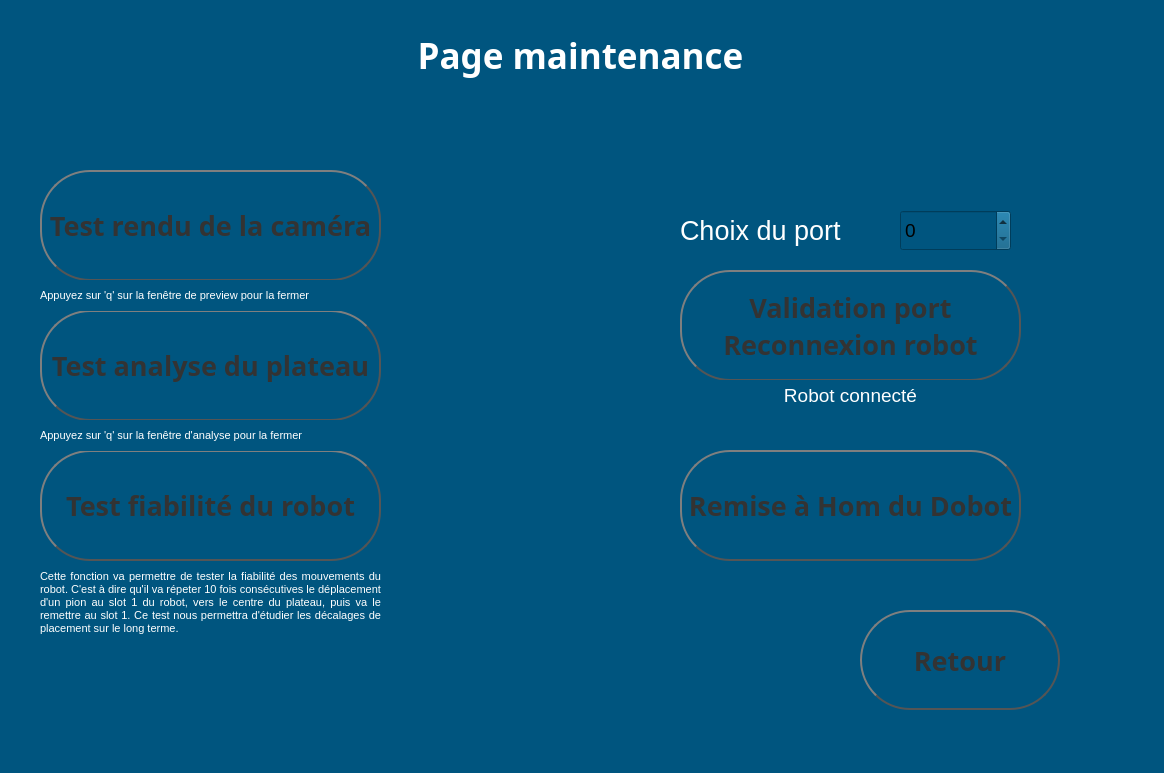
<?xml version="1.0" encoding="UTF-8"?>
<ui version="4.0">
 <class>maintenance</class>
 <widget class="QMainWindow" name="maintenance">
  <property name="geometry">
   <rect>
    <x>0</x>
    <y>0</y>
    <width>1164</width>
    <height>773</height>
   </rect>
  </property>
  <property name="maximumSize">
   <size>
    <width>1164</width>
    <height>2581</height>
   </size>
  </property>
  <property name="font">
   <font>
    <family>PMingLiU-ExtB</family>
    <pointsize>12</pointsize>
   </font>
  </property>
  <property name="contextMenuPolicy">
   <enum>Qt::NoContextMenu</enum>
  </property>
  <property name="windowTitle">
   <string>TIC TAC TOE</string>
  </property>
  <property name="windowIcon">
   <iconset>
    <normaloff>71UU+enQH9L._AC_SY355_.jpg</normaloff>71UU+enQH9L._AC_SY355_.jpg</iconset>
  </property>
  <property name="layoutDirection">
   <enum>Qt::LeftToRight</enum>
  </property>
  <property name="styleSheet">
   <string notr="true">background-color: rgb(0, 85, 127);</string>
  </property>
  <widget class="QWidget" name="centralwidget">
   <widget class="QLabel" name="lbhome">
    <property name="geometry">
     <rect>
      <x>360</x>
      <y>0</y>
      <width>441</width>
      <height>111</height>
     </rect>
    </property>
    <property name="font">
     <font>
      <family>PMingLiU-ExtB</family>
      <pointsize>26</pointsize>
      <weight>75</weight>
      <bold>true</bold>
     </font>
    </property>
    <property name="styleSheet">
     <string notr="true">color: rgb(255, 255, 255);</string>
    </property>
    <property name="text">
     <string>Page maintenance</string>
    </property>
    <property name="alignment">
     <set>Qt::AlignCenter</set>
    </property>
   </widget>
   <widget class="QPushButton" name="btnReturn">
    <property name="geometry">
     <rect>
      <x>860</x>
      <y>610</y>
      <width>200</width>
      <height>100</height>
     </rect>
    </property>
    <property name="font">
     <font>
      <family>Bahnschrift Light Condensed</family>
      <pointsize>20</pointsize>
      <weight>75</weight>
      <bold>true</bold>
     </font>
    </property>
    <property name="autoFillBackground">
     <bool>false</bool>
    </property>
    <property name="styleSheet">
     <string notr="true">color: #333;
    border: 2px solid #555;
    border-radius: 50px;
    border-style: outset;
    background: qradialgradient(
        cx: 0.3, cy: -0.4, fx: 0.3, fy: -0.4,
        radius: 1.35, stop: 0 #fff, stop: 1 #888
        );
    padding: 5px;</string>
    </property>
    <property name="text">
     <string>Retour</string>
    </property>
    <property name="icon">
     <iconset theme="return">
      <normaloff>.</normaloff>.</iconset>
    </property>
    <property name="iconSize">
     <size>
      <width>50</width>
      <height>50</height>
     </size>
    </property>
   </widget>
   <widget class="QPushButton" name="btnHomDobot">
    <property name="geometry">
     <rect>
      <x>680</x>
      <y>450</y>
      <width>341</width>
      <height>111</height>
     </rect>
    </property>
    <property name="font">
     <font>
      <family>Bahnschrift Light Condensed</family>
      <pointsize>20</pointsize>
      <weight>75</weight>
      <bold>true</bold>
     </font>
    </property>
    <property name="autoFillBackground">
     <bool>false</bool>
    </property>
    <property name="styleSheet">
     <string notr="true">color: #333;
    border: 2px solid #555;
    border-radius: 50px;
    border-style: outset;
    background: qradialgradient(
        cx: 0.3, cy: -0.4, fx: 0.3, fy: -0.4,
        radius: 1.35, stop: 0 #fff, stop: 1 #888
        );
    padding: 5px;</string>
    </property>
    <property name="text">
     <string>Remise à Hom du Dobot</string>
    </property>
    <property name="icon">
     <iconset theme="return">
      <normaloff>.</normaloff>.</iconset>
    </property>
    <property name="iconSize">
     <size>
      <width>50</width>
      <height>50</height>
     </size>
    </property>
   </widget>
   <widget class="QPushButton" name="btnTestCamera">
    <property name="geometry">
     <rect>
      <x>40</x>
      <y>170</y>
      <width>341</width>
      <height>111</height>
     </rect>
    </property>
    <property name="font">
     <font>
      <family>Bahnschrift Light Condensed</family>
      <pointsize>20</pointsize>
      <weight>75</weight>
      <bold>true</bold>
     </font>
    </property>
    <property name="autoFillBackground">
     <bool>false</bool>
    </property>
    <property name="styleSheet">
     <string notr="true">color: #333;
    border: 2px solid #555;
    border-radius: 50px;
    border-style: outset;
    background: qradialgradient(
        cx: 0.3, cy: -0.4, fx: 0.3, fy: -0.4,
        radius: 1.35, stop: 0 #fff, stop: 1 #888
        );
    padding: 5px;</string>
    </property>
    <property name="text">
     <string>Test rendu de la caméra</string>
    </property>
    <property name="icon">
     <iconset theme="return">
      <normaloff>.</normaloff>.</iconset>
    </property>
    <property name="iconSize">
     <size>
      <width>50</width>
      <height>50</height>
     </size>
    </property>
   </widget>
   <widget class="QPushButton" name="btnTestFiab">
    <property name="geometry">
     <rect>
      <x>40</x>
      <y>450</y>
      <width>341</width>
      <height>111</height>
     </rect>
    </property>
    <property name="font">
     <font>
      <family>Bahnschrift Light Condensed</family>
      <pointsize>20</pointsize>
      <weight>75</weight>
      <bold>true</bold>
     </font>
    </property>
    <property name="autoFillBackground">
     <bool>false</bool>
    </property>
    <property name="styleSheet">
     <string notr="true">color: #333;
    border: 2px solid #555;
    border-radius: 50px;
    border-style: outset;
    background: qradialgradient(
        cx: 0.3, cy: -0.4, fx: 0.3, fy: -0.4,
        radius: 1.35, stop: 0 #fff, stop: 1 #888
        );
    padding: 5px;</string>
    </property>
    <property name="text">
     <string>Test fiabilité du robot</string>
    </property>
    <property name="icon">
     <iconset theme="return">
      <normaloff>.</normaloff>.</iconset>
    </property>
    <property name="iconSize">
     <size>
      <width>50</width>
      <height>50</height>
     </size>
    </property>
   </widget>
   <widget class="QLabel" name="label">
    <property name="geometry">
     <rect>
      <x>40</x>
      <y>570</y>
      <width>341</width>
      <height>141</height>
     </rect>
    </property>
    <property name="font">
     <font>
      <family>MS Shell Dlg 2</family>
      <pointsize>10</pointsize>
     </font>
    </property>
    <property name="text">
     <string>&lt;!DOCTYPE HTML PUBLIC &quot;-//W3C//DTD HTML 4.0//EN&quot; &quot;http://www.w3.org/TR/REC-html40/strict.dtd&quot;&gt;
&lt;html&gt;&lt;head&gt;&lt;meta name=&quot;qrichtext&quot; content=&quot;1&quot; /&gt;&lt;style type=&quot;text/css&quot;&gt;
p, li { white-space: pre-wrap; }
&lt;/style&gt;&lt;/head&gt;&lt;body style=&quot; font-family:'MS Shell Dlg 2'; font-size:10pt; font-weight:400; font-style:normal;&quot;&gt;
&lt;p align=&quot;justify&quot; style=&quot; margin-top:12px; margin-bottom:12px; margin-left:0px; margin-right:0px; -qt-block-indent:0; text-indent:0px;&quot;&gt;&lt;span style=&quot; font-size:8pt; color:#ffffff;&quot;&gt;Cette fonction va permettre de tester la fiabilité des mouvements du robot. C'est à dire qu'il va répeter 10 fois consécutives le déplacement d'un pion au slot 1 du robot, vers le centre du plateau, puis va le remettre au slot 1. Ce test nous permettra d'étudier les décalages de placement sur le long terme.&lt;/span&gt;&lt;/p&gt;&lt;/body&gt;&lt;/html&gt;</string>
    </property>
    <property name="textFormat">
     <enum>Qt::AutoText</enum>
    </property>
    <property name="alignment">
     <set>Qt::AlignLeading|Qt::AlignLeft|Qt::AlignTop</set>
    </property>
    <property name="wordWrap">
     <bool>true</bool>
    </property>
   </widget>
   <widget class="QLabel" name="label_2">
    <property name="geometry">
     <rect>
      <x>680</x>
      <y>210</y>
      <width>201</width>
      <height>41</height>
     </rect>
    </property>
    <property name="font">
     <font>
      <family>MS Shell Dlg 2</family>
      <pointsize>10</pointsize>
     </font>
    </property>
    <property name="text">
     <string>&lt;!DOCTYPE HTML PUBLIC &quot;-//W3C//DTD HTML 4.0//EN&quot; &quot;http://www.w3.org/TR/REC-html40/strict.dtd&quot;&gt;
&lt;html&gt;&lt;head&gt;&lt;meta name=&quot;qrichtext&quot; content=&quot;1&quot; /&gt;&lt;style type=&quot;text/css&quot;&gt;
p, li { white-space: pre-wrap; }
&lt;/style&gt;&lt;/head&gt;&lt;body style=&quot; font-family:'MS Shell Dlg 2'; font-size:10pt; font-weight:400; font-style:normal;&quot;&gt;
&lt;p align=&quot;justify&quot; style=&quot; margin-top:12px; margin-bottom:12px; margin-left:0px; margin-right:0px; -qt-block-indent:0; text-indent:0px;&quot;&gt;&lt;span style=&quot; font-size:20pt; color:#ffffff;&quot;&gt;Choix du port&lt;/span&gt;&lt;/p&gt;&lt;/body&gt;&lt;/html&gt;</string>
    </property>
    <property name="textFormat">
     <enum>Qt::AutoText</enum>
    </property>
    <property name="wordWrap">
     <bool>true</bool>
    </property>
   </widget>
   <widget class="QSpinBox" name="COMChoice">
    <property name="geometry">
     <rect>
      <x>900</x>
      <y>210</y>
      <width>111</width>
      <height>41</height>
     </rect>
    </property>
    <property name="font">
     <font>
      <pointsize>14</pointsize>
     </font>
    </property>
   </widget>
   <widget class="QPushButton" name="btnTestAnalyse">
    <property name="geometry">
     <rect>
      <x>40</x>
      <y>310</y>
      <width>341</width>
      <height>111</height>
     </rect>
    </property>
    <property name="font">
     <font>
      <family>Bahnschrift Light Condensed</family>
      <pointsize>20</pointsize>
      <weight>75</weight>
      <bold>true</bold>
     </font>
    </property>
    <property name="autoFillBackground">
     <bool>false</bool>
    </property>
    <property name="styleSheet">
     <string notr="true">color: #333;
    border: 2px solid #555;
    border-radius: 50px;
    border-style: outset;
    background: qradialgradient(
        cx: 0.3, cy: -0.4, fx: 0.3, fy: -0.4,
        radius: 1.35, stop: 0 #fff, stop: 1 #888
        );
    padding: 5px;</string>
    </property>
    <property name="text">
     <string>Test analyse du plateau</string>
    </property>
    <property name="icon">
     <iconset theme="return">
      <normaloff>.</normaloff>.</iconset>
    </property>
    <property name="iconSize">
     <size>
      <width>50</width>
      <height>50</height>
     </size>
    </property>
   </widget>
   <widget class="QPushButton" name="btnValiderPort">
    <property name="geometry">
     <rect>
      <x>680</x>
      <y>270</y>
      <width>341</width>
      <height>111</height>
     </rect>
    </property>
    <property name="font">
     <font>
      <family>Bahnschrift Light Condensed</family>
      <pointsize>20</pointsize>
      <weight>75</weight>
      <bold>true</bold>
     </font>
    </property>
    <property name="layoutDirection">
     <enum>Qt::LeftToRight</enum>
    </property>
    <property name="autoFillBackground">
     <bool>false</bool>
    </property>
    <property name="styleSheet">
     <string notr="true">color: #333;
    border: 2px solid #555;
    border-radius: 50px;
    border-style: outset;
    background: qradialgradient(
        cx: 0.3, cy: -0.4, fx: 0.3, fy: -0.4,
        radius: 1.35, stop: 0 #fff, stop: 1 #888
        );
    padding: 5px;</string>
    </property>
    <property name="text">
     <string>Validation port
Reconnexion robot</string>
    </property>
    <property name="icon">
     <iconset theme="return">
      <normaloff>.</normaloff>.</iconset>
    </property>
    <property name="iconSize">
     <size>
      <width>50</width>
      <height>50</height>
     </size>
    </property>
   </widget>
   <widget class="QLabel" name="label_3">
    <property name="geometry">
     <rect>
      <x>40</x>
      <y>280</y>
      <width>341</width>
      <height>31</height>
     </rect>
    </property>
    <property name="font">
     <font>
      <family>MS Shell Dlg 2</family>
      <pointsize>10</pointsize>
     </font>
    </property>
    <property name="text">
     <string>&lt;!DOCTYPE HTML PUBLIC &quot;-//W3C//DTD HTML 4.0//EN&quot; &quot;http://www.w3.org/TR/REC-html40/strict.dtd&quot;&gt;
&lt;html&gt;&lt;head&gt;&lt;meta name=&quot;qrichtext&quot; content=&quot;1&quot; /&gt;&lt;style type=&quot;text/css&quot;&gt;
p, li { white-space: pre-wrap; }
&lt;/style&gt;&lt;/head&gt;&lt;body style=&quot; font-family:'MS Shell Dlg 2'; font-size:10pt; font-weight:400; font-style:normal;&quot;&gt;
&lt;p align=&quot;justify&quot; style=&quot; margin-top:12px; margin-bottom:12px; margin-left:0px; margin-right:0px; -qt-block-indent:0; text-indent:0px;&quot;&gt;&lt;span style=&quot; font-size:8pt; color:#ffffff;&quot;&gt;Appuyez sur 'q' sur la fenêtre de preview pour la fermer&lt;/span&gt;&lt;/p&gt;&lt;/body&gt;&lt;/html&gt;</string>
    </property>
    <property name="textFormat">
     <enum>Qt::AutoText</enum>
    </property>
    <property name="wordWrap">
     <bool>true</bool>
    </property>
   </widget>
   <widget class="QLabel" name="label_4">
    <property name="geometry">
     <rect>
      <x>680</x>
      <y>380</y>
      <width>341</width>
      <height>31</height>
     </rect>
    </property>
    <property name="font">
     <font>
      <family>MS Shell Dlg 2</family>
      <pointsize>10</pointsize>
     </font>
    </property>
    <property name="text">
     <string>&lt;!DOCTYPE HTML PUBLIC &quot;-//W3C//DTD HTML 4.0//EN&quot; &quot;http://www.w3.org/TR/REC-html40/strict.dtd&quot;&gt;
&lt;html&gt;&lt;head&gt;&lt;meta name=&quot;qrichtext&quot; content=&quot;1&quot; /&gt;&lt;style type=&quot;text/css&quot;&gt;
p, li { white-space: pre-wrap; }
&lt;/style&gt;&lt;/head&gt;&lt;body style=&quot; font-family:'MS Shell Dlg 2'; font-size:10pt; font-weight:400; font-style:normal;&quot;&gt;
&lt;p align=&quot;center&quot; style=&quot; margin-top:12px; margin-bottom:12px; margin-left:0px; margin-right:0px; -qt-block-indent:0; text-indent:0px;&quot;&gt;&lt;span style=&quot; font-size:14pt; color:#ffffff;&quot;&gt;Robot connecté&lt;/span&gt;&lt;/p&gt;&lt;/body&gt;&lt;/html&gt;</string>
    </property>
    <property name="textFormat">
     <enum>Qt::AutoText</enum>
    </property>
    <property name="wordWrap">
     <bool>true</bool>
    </property>
   </widget>
   <widget class="QLabel" name="label_5">
    <property name="geometry">
     <rect>
      <x>40</x>
      <y>420</y>
      <width>341</width>
      <height>31</height>
     </rect>
    </property>
    <property name="font">
     <font>
      <family>MS Shell Dlg 2</family>
      <pointsize>10</pointsize>
     </font>
    </property>
    <property name="text">
     <string>&lt;!DOCTYPE HTML PUBLIC &quot;-//W3C//DTD HTML 4.0//EN&quot; &quot;http://www.w3.org/TR/REC-html40/strict.dtd&quot;&gt;
&lt;html&gt;&lt;head&gt;&lt;meta name=&quot;qrichtext&quot; content=&quot;1&quot; /&gt;&lt;style type=&quot;text/css&quot;&gt;
p, li { white-space: pre-wrap; }
&lt;/style&gt;&lt;/head&gt;&lt;body style=&quot; font-family:'MS Shell Dlg 2'; font-size:10pt; font-weight:400; font-style:normal;&quot;&gt;
&lt;p align=&quot;justify&quot; style=&quot; margin-top:12px; margin-bottom:12px; margin-left:0px; margin-right:0px; -qt-block-indent:0; text-indent:0px;&quot;&gt;&lt;span style=&quot; font-size:8pt; color:#ffffff;&quot;&gt;Appuyez sur 'q' sur la fenêtre d'analyse pour la fermer&lt;/span&gt;&lt;/p&gt;&lt;/body&gt;&lt;/html&gt;</string>
    </property>
    <property name="textFormat">
     <enum>Qt::AutoText</enum>
    </property>
    <property name="wordWrap">
     <bool>true</bool>
    </property>
   </widget>
  </widget>
 </widget>
 <resources/>
 <connections/>
</ui>
